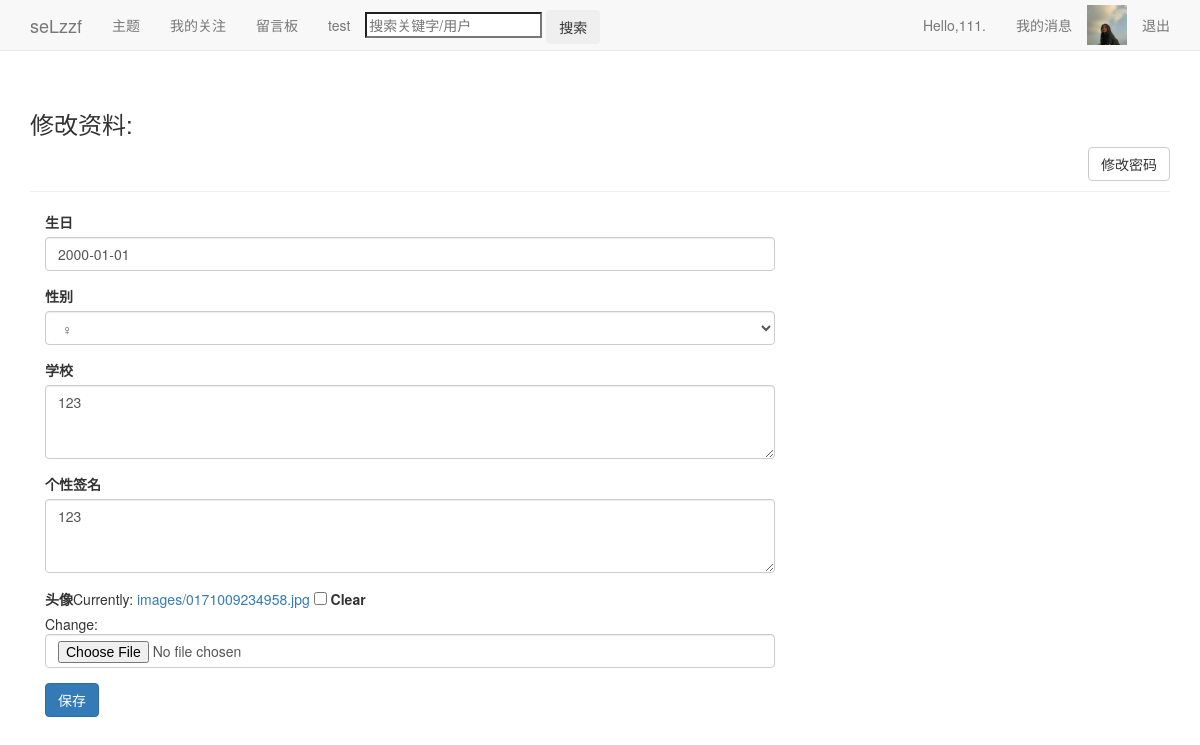
The app's page /users/alterinfo/ (signed in), older data.
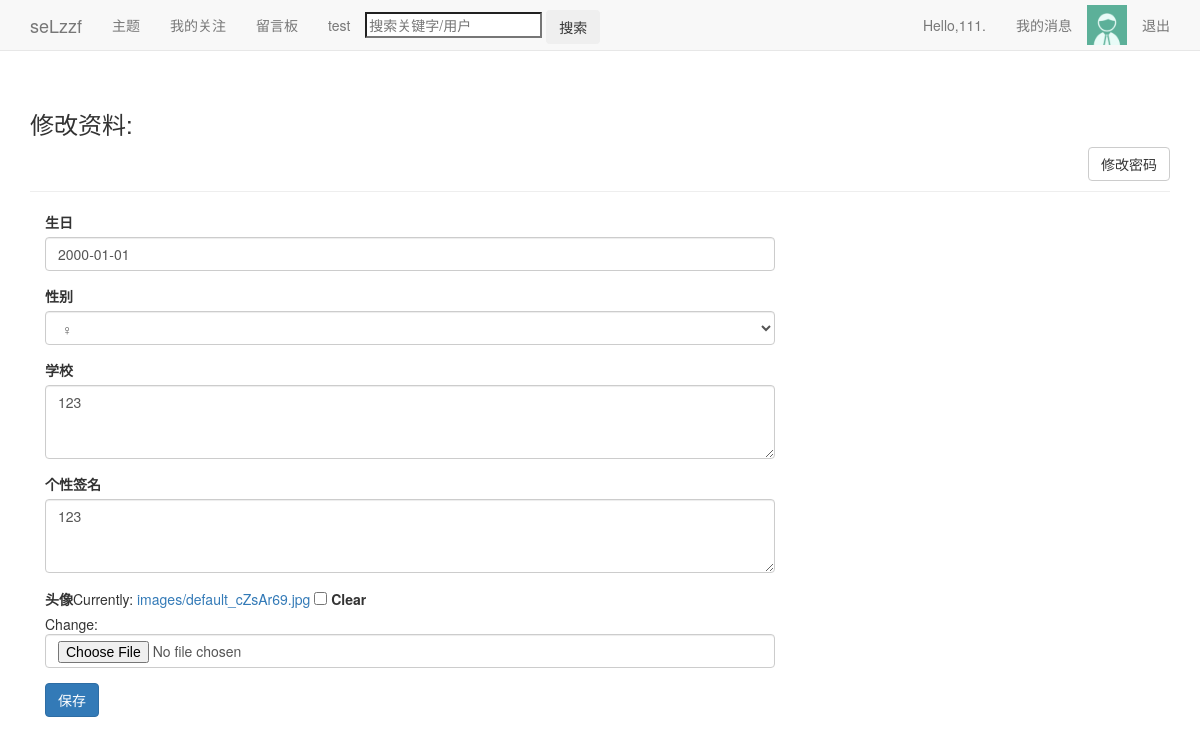
The same page, newer data.
### users/models.py (models this page shows, shortened)
class Userinfo(models.Model):
	user=models.OneToOneField(User)
	pic=models.ImageField(upload_to='images',default='images/default.jpg',verbose_name='头像',blank=True)
	sex=models.CharField('性别',max_length=2,choices=(
	('男','♂'),('女','♀')),blank=True)
	birthday=models.DateField('生日',default='2000-01-01',blank=True)
	school=models.TextField('学校',max_length=50,default='暂未设置所在学校')
	autograph=models.TextField('个性签名',max_length=50,default='暂未设置个性签名')

### users/views.py (the view)
def alterinfo(request):
	page_user=request.user
	if request.method!='POST':
		userinfo=Userinfo.objects.get(user=page_user)
		infoform=UserProfileForm(instance=userinfo)
		context={'infoform':infoform,'page_user':page_user}
		return render(request,'users/alterinfo.html',context)
	else:
		userinfo=Userinfo.objects.get(user=page_user)
		form=UserProfileForm(request.POST,request.FILES,instance=userinfo)
		if form.is_valid():
			form.save()
		return HttpResponseRedirect(reverse('blogs:index'))

### users/forms.py
class UserProfileForm(ModelForm):
	class Meta:
		model=Userinfo
		fields=['birthday','sex','school','autograph','pic']
		widgets={
			'school':Textarea(attrs={'rows':3}),
			'autograph':Textarea(attrs={'rows':3}),
		}

### blog/context_processor.py (called while the page is built)
def request_userinfo(request):
	user=request.user
	try:
		request_userinfo=Userinfo.objects.get(user=user)
		return {'request_userinfo':request_userinfo}
	except:
		return {'request_userinfo':'请登录.'}

### users/templates/users/alterinfo.html (shortened to what this page needs)
{% extends "blogs/base.html" %}
{% load bootstrap3 %}
{% block header %}
<h3 style="margin-top: 0px;">修改资料:</h3>
<p style="margin-bottom:1px" align="right">
    <a href="{% url 'password_change' %}"><button class="btn btn-default">修改密码</button></a>
</p>
{% endblock header %}
{% block content %}
<div class="col-md-8">
<form method='post' action="{% url 'users:alterinfo' %}" class='form' enctype="multipart/form-data">
  {% bootstrap_form infoform %}
{% buttons %}
  <button name='submit' class='btn btn-primary'>保存</button>
{% endbuttons %}
</form>
</div>
{% endblock content %}

### blogs/templates/blogs/base.html (shortened to what this page needs)
{% load bootstrap3 %}
{% load static %}
<!DOCTYPE html>
<html lang='en'>
<head>
  {% bootstrap_css %}
</head>
<body>
  <nav class='navbar navbar-default navbar-static-top'>
    <div class='container'>
	  <div class='navbar-header'>
	    <a class='navbar-brand' href="{% url 'blogs:index' %}">seLzzf</a>
	  </div>
	  <div id='navbar' class='navbar-collapse collapse'>
	    <ul class='nav navbar-nav'>
		  <li><a href="{% url 'blogs:themes' page_user.id %}">主题</a></li>
		  {% if user == page_user %}
		  <li><a href="{% url 'action:action' user.id %}">我的关注</a></li>
		  {% endif %}
		  <li><a href="{% url 'message:message' page_user.id %}">留言板</a></li>
		  <li><a href="{% url 'blogs:test' %}">test</a></li>
		  <li style='margin-top:10px' class='search'>
		    <form method='post' action="{% url 'blogs:search' %}">
		    <input name='search' type='search' placeholder='搜索关键字/用户'>
		    <input class='btn' type='submit' value='搜索'>
		    </form>
		  </li>
		</ul>
		<ul class='nav navbar-nav navbar-right'>
		  {% if user.is_authenticated %}
			<li><a href="{% url 'users:userinfo' user.id %}">Hello,{{ user.username }}.</a></li>
			<li><a href="{% url 'users:news' %}">我的消息</a></li>
			<li><img style='margin-top:5px' src="{{ request_userinfo.pic.url }}" alt='pic' height="40" width="40"/></li>
			<li><a href="{% url 'users:logout' %}">退出</a></li>
		  {% endif %}
		</ul>
	  </div>
	</div>
  </nav>
  <div class='container'>
    <div class='page-header'>
      {% block header %}{% endblock header %}
    </div>
    <div>
      {% block content %}{% endblock content %}
	</div>
  </div>
</body>
</html>

Row changes from the older to the newer data that the page shows:
changed Userinfo: pic: picture removed, a placeholder shows
Text that changed along with them:
text no longer shown: "生日 性别 学校 个性签名 头像 Currently: images/0171009234958.jpg Clear Change:"
text now shown: "生日 性别 学校 个性签名 头像 Currently: images/default_cZsAr69.jpg Clear Change:"
